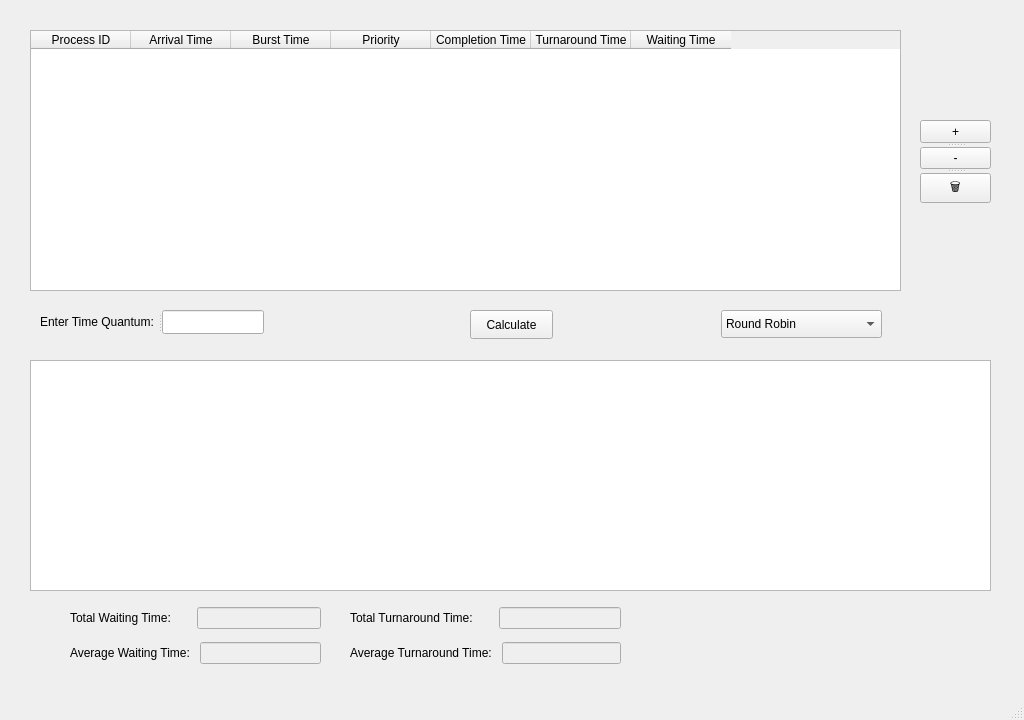
<?xml version="1.0" encoding="UTF-8"?>
<ui version="4.0">
 <class>MainWindow</class>
 <widget class="QMainWindow" name="MainWindow">
  <property name="geometry">
   <rect>
    <x>0</x>
    <y>0</y>
    <width>1024</width>
    <height>720</height>
   </rect>
  </property>
  <property name="minimumSize">
   <size>
    <width>1024</width>
    <height>720</height>
   </size>
  </property>
  <property name="maximumSize">
   <size>
    <width>1024</width>
    <height>720</height>
   </size>
  </property>
  <property name="windowTitle">
   <string>MainWindow</string>
  </property>
  <widget class="QWidget" name="centralwidget">
   <widget class="QTableWidget" name="processTable">
    <property name="geometry">
     <rect>
      <x>30</x>
      <y>30</y>
      <width>871</width>
      <height>261</height>
     </rect>
    </property>
    <property name="horizontalScrollBarPolicy">
     <enum>Qt::ScrollBarPolicy::ScrollBarAlwaysOff</enum>
    </property>
    <property name="autoScroll">
     <bool>true</bool>
    </property>
    <column>
     <property name="text">
      <string>Process ID</string>
     </property>
    </column>
    <column>
     <property name="text">
      <string>Arrival Time</string>
     </property>
    </column>
    <column>
     <property name="text">
      <string>Burst Time</string>
     </property>
    </column>
    <column>
     <property name="text">
      <string>Priority</string>
     </property>
    </column>
    <column>
     <property name="text">
      <string>Completion Time</string>
     </property>
    </column>
    <column>
     <property name="text">
      <string>Turnaround Time</string>
     </property>
    </column>
    <column>
     <property name="text">
      <string>Waiting Time</string>
     </property>
    </column>
   </widget>
   <widget class="QPushButton" name="calculateButton">
    <property name="enabled">
     <bool>true</bool>
    </property>
    <property name="geometry">
     <rect>
      <x>470</x>
      <y>310</y>
      <width>83</width>
      <height>29</height>
     </rect>
    </property>
    <property name="text">
     <string>Calculate</string>
    </property>
   </widget>
   <widget class="QSplitter" name="splitter">
    <property name="geometry">
     <rect>
      <x>920</x>
      <y>120</y>
      <width>71</width>
      <height>83</height>
     </rect>
    </property>
    <property name="orientation">
     <enum>Qt::Orientation::Vertical</enum>
    </property>
    <widget class="QPushButton" name="addButton">
     <property name="autoFillBackground">
      <bool>false</bool>
     </property>
     <property name="text">
      <string>+</string>
     </property>
    </widget>
    <widget class="QPushButton" name="deleteButton">
     <property name="text">
      <string>-</string>
     </property>
    </widget>
    <widget class="QPushButton" name="resetButton">
     <property name="text">
      <string>🗑️</string>
     </property>
    </widget>
   </widget>
   <widget class="QSplitter" name="splitter_2">
    <property name="geometry">
     <rect>
      <x>40</x>
      <y>310</y>
      <width>224</width>
      <height>24</height>
     </rect>
    </property>
    <property name="orientation">
     <enum>Qt::Orientation::Horizontal</enum>
    </property>
    <widget class="QLabel" name="label">
     <property name="text">
      <string>Enter Time Quantum: </string>
     </property>
    </widget>
    <widget class="QLineEdit" name="timeQuantumInput"/>
   </widget>
   <widget class="QGraphicsView" name="ganttChartView">
    <property name="geometry">
     <rect>
      <x>30</x>
      <y>360</y>
      <width>961</width>
      <height>231</height>
     </rect>
    </property>
   </widget>
   <widget class="QComboBox" name="algorithmComboBox">
    <property name="geometry">
     <rect>
      <x>721</x>
      <y>310</y>
      <width>161</width>
      <height>28</height>
     </rect>
    </property>
    <item>
     <property name="text">
      <string>Round Robin</string>
     </property>
    </item>
    <item>
     <property name="text">
      <string>Preemptive SJF</string>
     </property>
    </item>
    <item>
     <property name="text">
      <string>Non Preemptive SJF</string>
     </property>
    </item>
    <item>
     <property name="text">
      <string>Preemptive Priority</string>
     </property>
    </item>
    <item>
     <property name="text">
      <string>Non Preemptive Priority</string>
     </property>
    </item>
   </widget>
   <widget class="QWidget" name="layoutWidget">
    <property name="geometry">
     <rect>
      <x>350</x>
      <y>600</y>
      <width>271</width>
      <height>71</height>
     </rect>
    </property>
    <layout class="QVBoxLayout" name="verticalLayout">
     <item>
      <layout class="QHBoxLayout" name="horizontalLayout_3">
       <item>
        <widget class="QLabel" name="label_4">
         <property name="text">
          <string>Total Turnaround Time:      </string>
         </property>
        </widget>
       </item>
       <item>
        <widget class="QLineEdit" name="totalTurnaroundTimeOutput">
         <property name="enabled">
          <bool>false</bool>
         </property>
        </widget>
       </item>
      </layout>
     </item>
     <item>
      <layout class="QHBoxLayout" name="horizontalLayout_4">
       <item>
        <widget class="QLabel" name="label_5">
         <property name="text">
          <string>Average Turnaround Time: </string>
         </property>
        </widget>
       </item>
       <item>
        <widget class="QLineEdit" name="averageTurnaroundTimeOutput">
         <property name="enabled">
          <bool>false</bool>
         </property>
        </widget>
       </item>
      </layout>
     </item>
    </layout>
   </widget>
   <widget class="QWidget" name="layoutWidget_2">
    <property name="geometry">
     <rect>
      <x>70</x>
      <y>600</y>
      <width>251</width>
      <height>71</height>
     </rect>
    </property>
    <layout class="QVBoxLayout" name="verticalLayout_2">
     <item>
      <layout class="QHBoxLayout" name="horizontalLayout">
       <item>
        <widget class="QLabel" name="label_2">
         <property name="text">
          <string>Total Waiting Time:      </string>
         </property>
        </widget>
       </item>
       <item>
        <widget class="QLineEdit" name="totalWaitingTimeOutput">
         <property name="enabled">
          <bool>false</bool>
         </property>
        </widget>
       </item>
      </layout>
     </item>
     <item>
      <layout class="QHBoxLayout" name="horizontalLayout_2">
       <item>
        <widget class="QLabel" name="label_3">
         <property name="text">
          <string>Average Waiting Time: </string>
         </property>
        </widget>
       </item>
       <item>
        <widget class="QLineEdit" name="averageWaitingTimeOutput">
         <property name="enabled">
          <bool>false</bool>
         </property>
        </widget>
       </item>
      </layout>
     </item>
    </layout>
   </widget>
  </widget>
  <widget class="QMenuBar" name="menubar">
   <property name="geometry">
    <rect>
     <x>0</x>
     <y>0</y>
     <width>1024</width>
     <height>21</height>
    </rect>
   </property>
  </widget>
  <widget class="QStatusBar" name="statusbar"/>
 </widget>
 <resources/>
 <connections/>
</ui>
